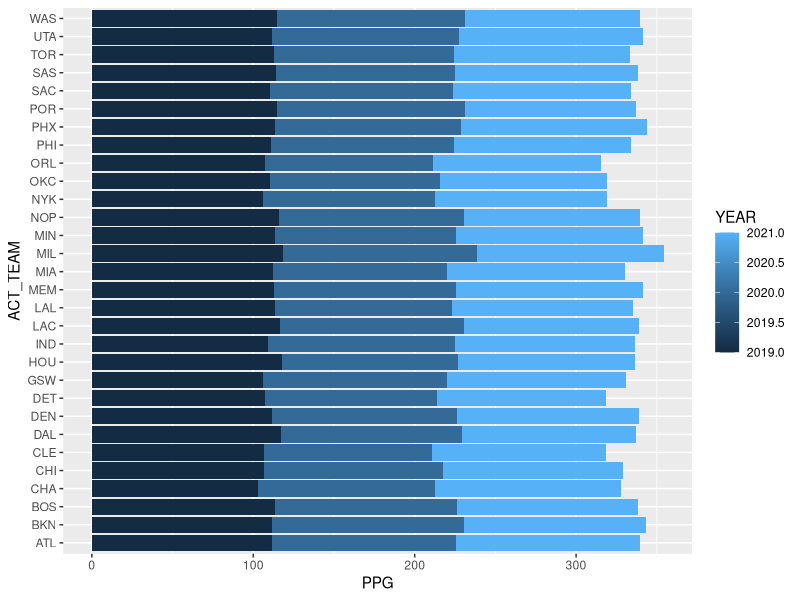

Write the R code that produced this figure. (Note: this script raises an error after producing the figure.)
## ---- chunk 1
df_all = read.csv('./data/files/Season.csv')
df_all
## ---- chunk 2
# make a couple of graphs
#create a bar chart based on ppg per year per team
library(ggplot2)
library(tidyr)

ggplot(df_all, aes(x = PPG, y = ACT_TEAM, fill = YEAR)) +
  geom_bar(stat = "identity")
## ---- chunk 3
# make a couple of graphs
#create a bar chart based on ppg per year per team
library(ggplot2)
library(tidyr)
#create longer field based on using tidy pacakge so we can plot points per game and points againsts
#filter by year so 2019 represents bubble and make graph clear by getting seperate east and west categorys
df_adj = gather(df_all, PPG_WL, VAL, PPG:OPP.PPG)
df_adj_2019_e = df_adj %>% 
  filter(YEAR == "2019") %>%
  filter(CAT == 'E')

df_adj_2019_w = df_adj %>% 
  filter(YEAR == "2019") %>%
  filter(CAT == 'W')

ggplot(df_adj_2019_e, aes(x = ACT_TEAM, y = VAL, fill = PPG_WL)) +
  geom_bar(stat = "identity", position = 'dodge')+
  ggtitle("EAST CONFERENCE BUBBLE PPG OFFENSIVE AND DEFENSIVE")

ggplot(df_adj_2019_w, aes(x = ACT_TEAM, y = VAL, fill = PPG_WL)) +
  geom_bar(stat = "identity", position = 'dodge')+
  ggtitle("WEST CONFERENCE BUBBLE PPG OFFENSIVE AND DEFENSIVE")
## ---- chunk 4
# make a couple of graphs
#create a bar chart based on position for team
top_3 = select(df_all, ACT_TEAM, Position, YEAR, CAT) %>%
  filter(Position <= 3) %>%
  filter(YEAR == 2019)
#top_3
#note teams equal MIL, TOR, LAL, LAC, BOS, DEN
teams = c('MIL', 'TOR', 'LAL','LAC','BOS','DEN')

# https://community.rstudio.com/t/how-to-filter-a-dataframe-based-on-a-list-of-values-from-one-column/79881/2- use link to help with filtering 

trend_team = select(df_all, ACT_TEAM, Position, W, YEAR, CAT) %>%
filter(ACT_TEAM %in% teams)

# https://stackoverflow.com/questions/27082601/ggplot2-line-chart-gives-geom-path-each-group-consist-of-only-one-observation - use this for numeric graph path conversion
trend_team$YEAR = as.numeric(as.character(trend_team$YEAR))
#trend_team
ggplot(trend_team, aes(x = YEAR, y = Position, colors = ACT_TEAM))+
  geom_path(aes(color = ACT_TEAM))+
  scale_y_reverse()


## ---- chunk 5
library(lubridate) 
# make a couple of graphs
#https://www.geeksforgeeks.org/how-to-add-labels-over-each-bar-in-barplot-in-r/- use this for geom_text
trend_team
ggplot(trend_team, aes(x = YEAR, y = W, colors = ACT_TEAM))+
  geom_path(aes(color = ACT_TEAM))+
  geom_text(aes(label = signif(W)), nudge_y = 1)


